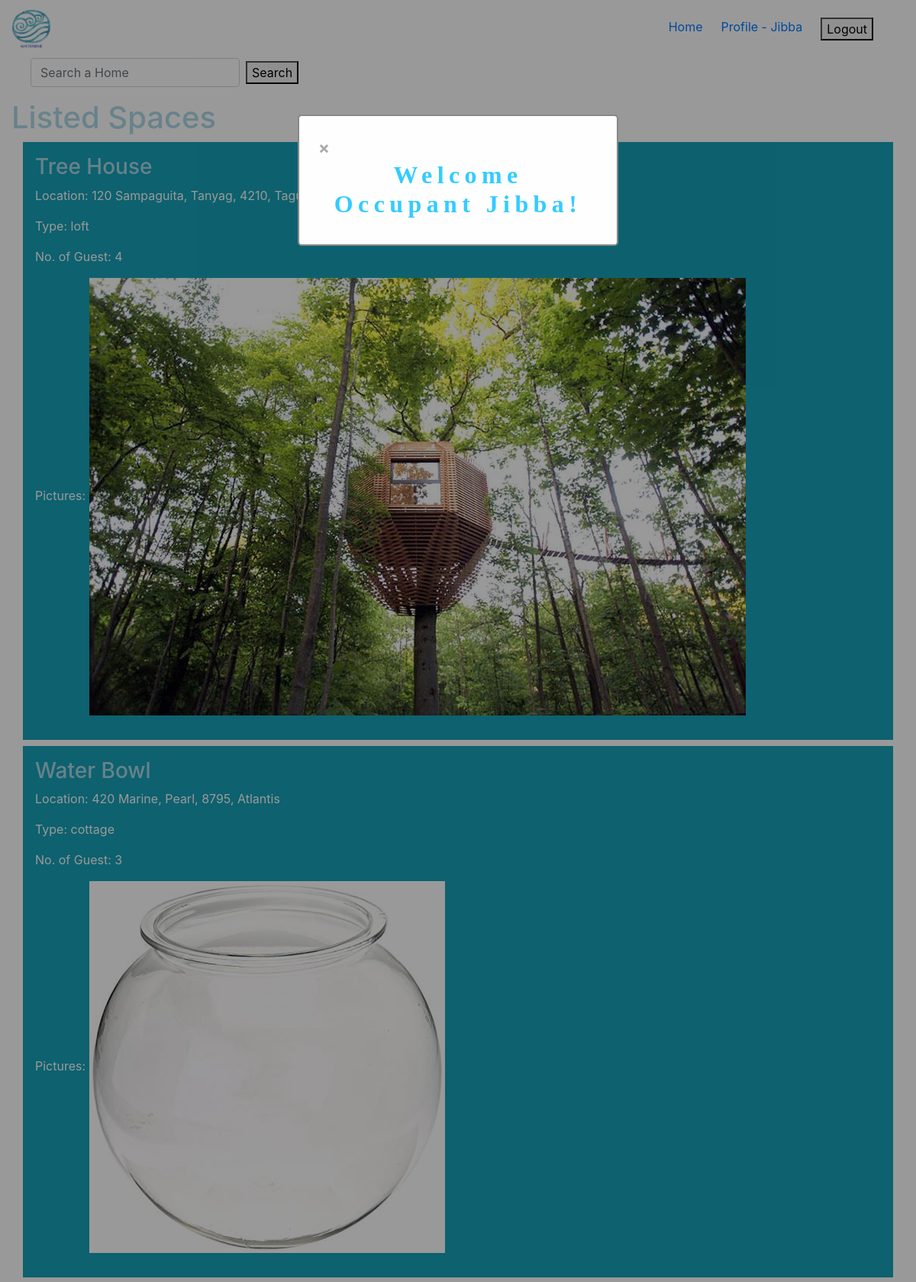
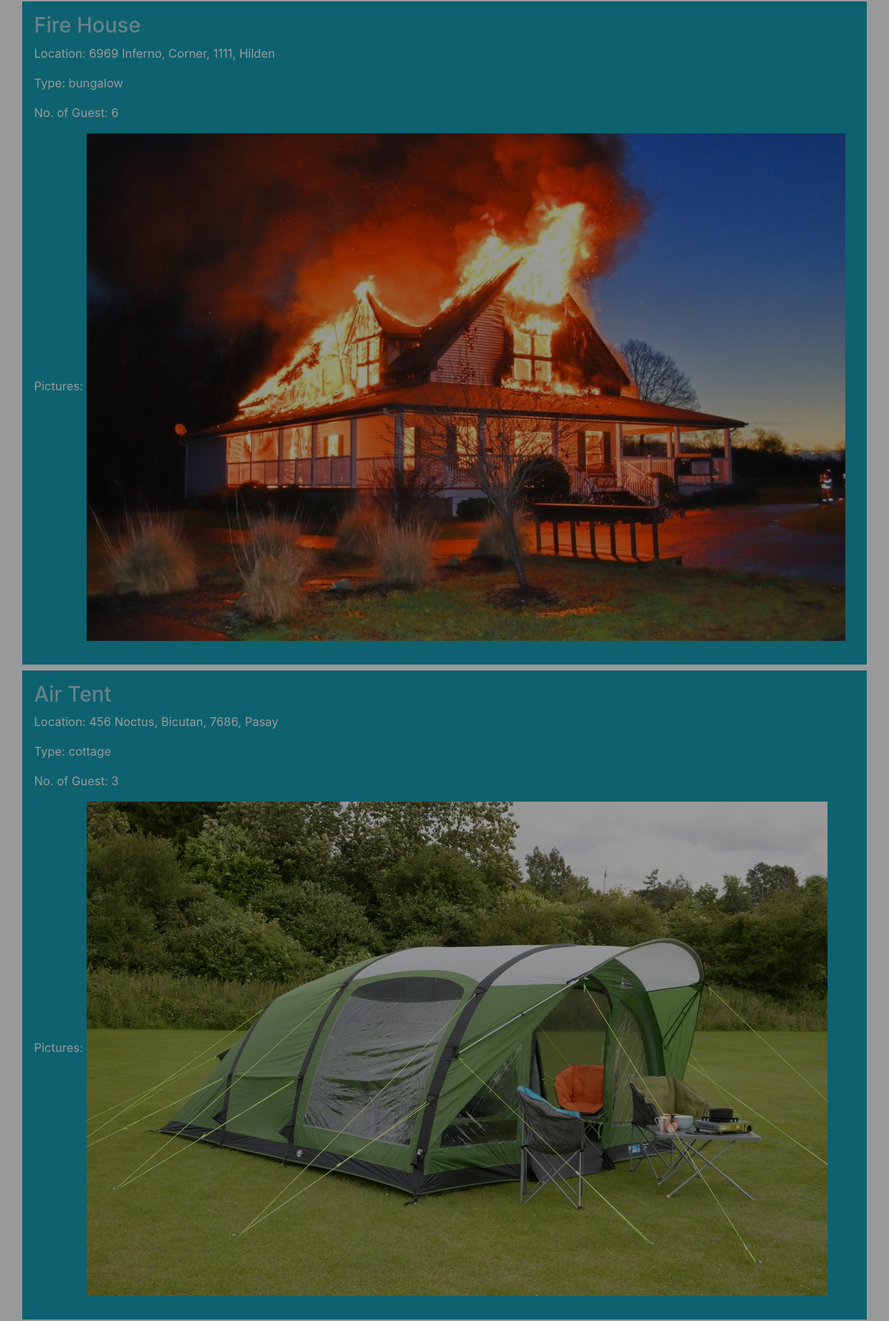
Page /occupant_homepage.php (signed in, upper part) on the committed database (2 pictures, top to bottom).
### tables this page shows
CREATE TABLE `residenceimg` (
  `ImageID` int(11) NOT NULL,
  `ResidenceID` int(11) NOT NULL
);

CREATE TABLE `residence` (
  `ResidenceID` int(11) NOT NULL,
  `ResidenceName` tinytext NOT NULL,
  `ResidenceType` tinytext NOT NULL,
  `GuestNumber` int(5) NOT NULL,
  `StreetNumber` int(5) NOT NULL,
  `StreetName` tinytext NOT NULL,
  `Barangay` tinytext NOT NULL,
  `ZIPCode` int(5) NOT NULL,
  `City` tinytext NOT NULL,
  `RentalFee` int(11) NOT NULL,
  `UserID` int(11) NOT NULL
);

### occupant_homepage.php (the view)
<?php
include "occupant_index.php";
echo '
	<div class="container-fluid">
	<h1>Listed Spaces</h1>';
$sql = "SELECT * FROM Residence";
$result = mysqli_query($conn, $sql);
$queryResults = mysqli_num_rows($result);
if ($queryResults > 0) {
	while ($row = mysqli_fetch_assoc($result)) {
		$imgid = $row['ResidenceID'];
		$sqlImg = "SELECT * FROM residenceimg WHERE ResidenceID = '$imgid' ";
		$resultImg = mysqli_query($conn, $sqlImg);
		while ($rowImg = mysqli_fetch_assoc($resultImg)) {
			echo "
			<div class = 'container p-3 mb-2 bg-info text-white'>
				<a href='reserve_home.php?&rid=" . $row['ResidenceID'] . "'><h3>" . $row['ResidenceName'] . "</h3></a>
				<p>Location: " . $row['StreetNumber'] . " " . $row['StreetName'] . ", " . $row['Barangay'] . ", " . $row['ZIPCode'] . ", " . $row['City'] . "</p>
				<p>Type: " . $row['ResidenceType'] . "</p>
				<p>No. of Guest: " . $row['GuestNumber'] . "</p>
				<p>Pictures: <img src='includes/uploads/residence" . $imgid . ".jpg'>
			</div>";
		}
	}
}
echo "</div>";

### rows in the picture
residenceimg: ResidenceID.ResidenceName "Tree House", ResidenceID.StreetNumber "120", ResidenceID.StreetName "Sampaguita", ResidenceID.Barangay "Tanyag", ResidenceID.ZIPCode "4210", ResidenceID.City "Taguig", ResidenceID.ResidenceType "loft", ResidenceID.GuestNumber "4", shows a picture
residenceimg: ResidenceID.ResidenceName "Water Bowl", ResidenceID.StreetNumber "420", ResidenceID.StreetName "Marine", ResidenceID.Barangay "Pearl", ResidenceID.ZIPCode "8795", ResidenceID.City "Atlantis", ResidenceID.ResidenceType "cottage", ResidenceID.GuestNumber "3", shows a picture
residenceimg: ResidenceID.ResidenceName "Fire House", ResidenceID.StreetNumber "6969", ResidenceID.StreetName "Inferno", ResidenceID.Barangay "Corner", ResidenceID.ZIPCode "1111", ResidenceID.City "Hilden", ResidenceID.ResidenceType "bungalow", ResidenceID.GuestNumber "6", shows a picture
residenceimg: ResidenceID.ResidenceName "Air Tent", ResidenceID.StreetNumber "456", ResidenceID.StreetName "Noctus", ResidenceID.Barangay "Bicutan", ResidenceID.ZIPCode "7686", ResidenceID.City "Pasay", ResidenceID.ResidenceType "cottage", ResidenceID.GuestNumber "3", shows a picture

### other values in the picture
$_SESSION['userUid'] "Jibba"
